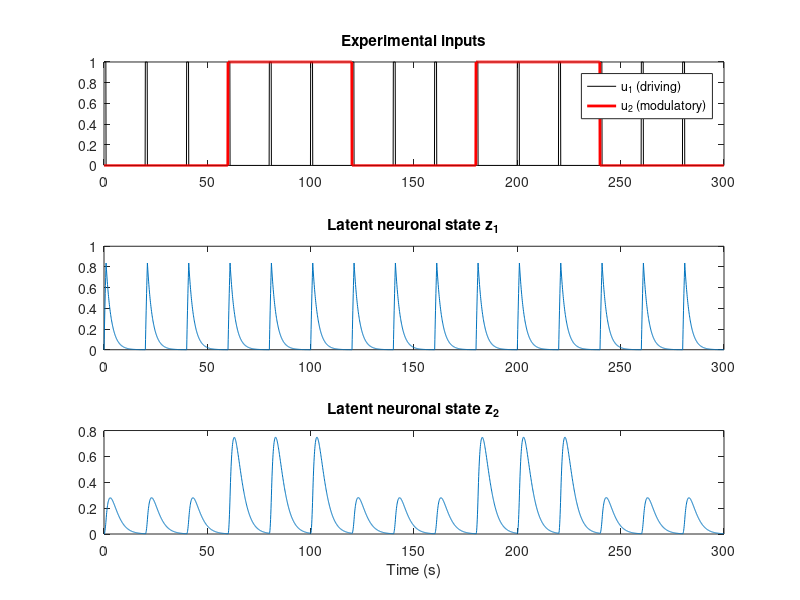
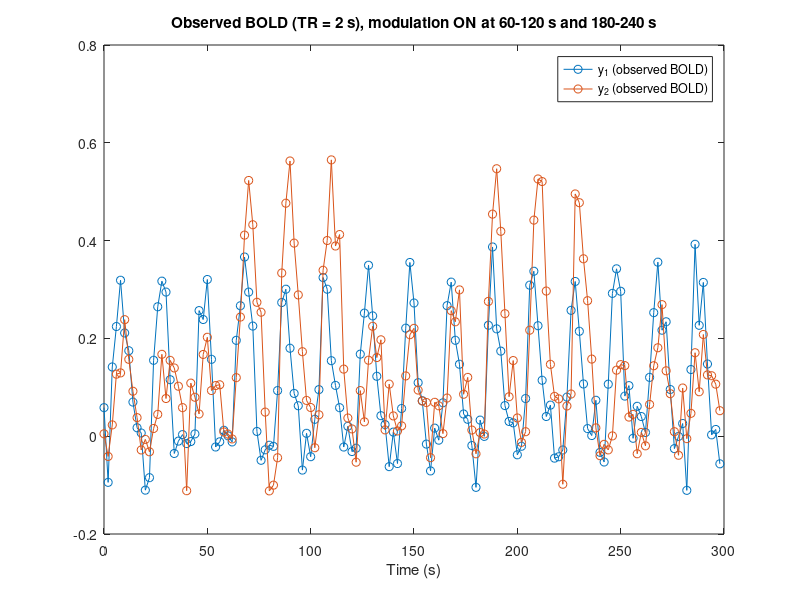

Write MATLAB code to recreate these figures, in order. (Note: this script raises an error after producing the figures.)
%% Chapter 35 Lab: Dynamic Causal Models (MATLAB)
% This lab accompanies Chapter 35, "Dynamic Causal Models". You will build
% the core logic of a DCM by hand: simulate a two-region bilinear neuronal
% system in which a modulatory input strengthens the z1 -> z2 connection,
% pass the latent neuronal states through a hemodynamic observation model,
% and compare a "modulation" model against a "no-modulation" model using
% BIC as a simple stand-in for log model evidence.
%
% Requirements: base MATLAB plus the Statistics and Machine Learning
% Toolbox (for gampdf). No SPM or DCM toolbox is needed — everything is
% simulated. Real DCM analyses use SPM (spm_dcm_*), which performs full
% Bayesian inversion of the neuronal + Balloon hemodynamic model.
%
% Runtime: under a minute. All data are simulated.

%% 1. A two-region bilinear neuronal model
% The bilinear DCM neuronal equation is
%
%   dz/dt = (A + sum_j u_j * B{j}) * z + C * u
%
% A  = intrinsic coupling among regions (here z1 -> z2 with weight 0.3,
%      plus self-decay terms on the diagonal)
% B2 = change in coupling induced by input u2 (u2 gates z1 -> z2)
% C  = direct driving influence of input u1 (drives region 1 only)
%
% Input u1 delivers brief driving pulses (like stimuli); input u2 is a
% sustained block "context" (like attention) that modulates the connection.

dt = 0.1;                 % integration step (s)
T  = 300;                 % total simulation time (s)
t  = (0:dt:T-dt)';        % time grid
n  = numel(t);

u1 = double(mod(t, 20) < 1);             % 1-s driving pulse every 20 s
u2 = double(mod(floor(t/60), 2) == 1);   % alternating 60-s modulatory blocks

A  = [-0.4  0; 0.3 -0.4];  % intrinsic coupling (z1 -> z2 = 0.3)
B2 = [0 0; 0.5 0];         % u2 adds 0.5 to the z1 -> z2 path
C  = [1; 0];               % u1 drives region 1 only

%% 2. Simulate the latent neuronal dynamics (Euler integration)
% We step the differential equation forward in time. During modulation-ON
% blocks the effective z1 -> z2 coupling is 0.3 + 0.5 = 0.8, so region 2
% responds much more strongly to the same driving pulses.

z = zeros(n, 2);
for i = 1:n-1
    dz = (A + u2(i) * B2) * z(i, :)' + C * u1(i);
    z(i+1, :) = z(i, :) + dt * dz';
end

figure;
subplot(3, 1, 1); plot(t, u1, 'k'); hold on; plot(t, u2, 'r', 'LineWidth', 2);
legend('u_1 (driving)', 'u_2 (modulatory)'); title('Experimental inputs');
subplot(3, 1, 2); plot(t, z(:, 1)); title('Latent neuronal state z_1');
subplot(3, 1, 3); plot(t, z(:, 2)); title('Latent neuronal state z_2');
xlabel('Time (s)');

%% 3. Hemodynamic observation model: from z to BOLD
% Real DCM uses an extended Balloon model (vasodilatory signal, inflow,
% volume, deoxyhemoglobin) with region-specific parameters. As a simple
% stand-in we convolve the neuronal states with a canonical double-gamma
% HRF, sample every TR = 2 s, and add measurement noise.

hrf_t = (0:dt:30)';                                  % 30-s HRF support
hrf   = gampdf(hrf_t, 6, 1) - gampdf(hrf_t, 16, 1) / 6;

step  = round(2 / dt);                               % samples per TR
TR_t  = t(1:step:end);                               % acquisition times

y1_clean = conv(z(:, 1), hrf) * dt;  y1_clean = y1_clean(1:step:n);
y2_clean = conv(z(:, 2), hrf) * dt;  y2_clean = y2_clean(1:step:n);

rng(35);
noise_sd = 0.05;
y1 = y1_clean + noise_sd * randn(size(y1_clean));
y2 = y2_clean + noise_sd * randn(size(y2_clean));

figure;
plot(TR_t, y1, 'o-', TR_t, y2, 'o-');
legend('y_1 (observed BOLD)', 'y_2 (observed BOLD)');
xlabel('Time (s)'); title('Observed BOLD (TR = 2 s), modulation ON at 60-120 s and 180-240 s');

%% 4. Invert two candidate models
% We now play the analyst: given the noisy y2, which generative model
% explains it best?
%   Model 1 ("modulation"):     a21 and b21 free       (k = 2 parameters)
%   Model 0 ("no modulation"):  a21 free, b21 fixed 0  (k = 1 parameter)
% Because z1 does not depend on a21 or b21 (no z2 -> z1 connection), we can
% hold the simulated z1 fixed and refit only region 2's dynamics — a cheap
% least-squares stand-in for DCM's Bayesian (EM) inversion.

z1_true = z(:, 1);
a22 = -0.4;   % self-decay, treated as known here

obj_mod   = @(th) dcm_rss(th(1), th(2), z1_true, u2, y2, hrf, dt, step, a22, n);
obj_nomod = @(th) dcm_rss(th(1), 0,     z1_true, u2, y2, hrf, dt, step, a22, n);

theta1 = fminsearch(obj_mod,   [0.2 0.2]);   rss1 = obj_mod(theta1);    k1 = 2;
theta0 = fminsearch(obj_nomod, 0.2);         rss0 = obj_nomod(theta0);  k0 = 1;

fprintf('Modulation model:    a21 = %.3f, b21 = %.3f (truth: 0.30, 0.50), RSS = %.3f\n', ...
    theta1(1), theta1(2), rss1);
fprintf('No-modulation model: a21 = %.3f                                 RSS = %.3f\n', ...
    theta0(1), rss0);

%% 5. Compare models with BIC (a simple evidence proxy)
% BIC = n*log(RSS/n) + k*log(n) penalizes fit by complexity. The difference
% in BIC approximates twice the log Bayes factor; a large positive
% dBIC (no-mod minus mod) is strong evidence for the modulation model.
% (Real DCM uses a free-energy approximation to the log evidence instead.)

n_obs = numel(y2);
bic1  = n_obs * log(rss1 / n_obs) + k1 * log(n_obs);
bic0  = n_obs * log(rss0 / n_obs) + k0 * log(n_obs);

fprintf('BIC (modulation)    = %.1f\n', bic1);
fprintf('BIC (no modulation) = %.1f\n', bic0);
fprintf('dBIC = %.1f -> approximate Bayes factor exp(dBIC/2) = %.2g in favor of modulation\n', ...
    bic0 - bic1, exp((bic0 - bic1) / 2));

% Visualize why: the no-modulation model cannot produce different response
% amplitudes in ON vs OFF blocks.
pred1 = dcm_predict(theta1(1), theta1(2), z1_true, u2, hrf, dt, step, a22, n);
pred0 = dcm_predict(theta0(1), 0,         z1_true, u2, hrf, dt, step, a22, n);

figure;
plot(TR_t, y2, 'k.', TR_t, pred1, '-', TR_t, pred0, '-');
legend('observed y_2', 'modulation model fit', 'no-modulation model fit');
xlabel('Time (s)'); title('Model fits to region-2 BOLD');

%% 6. Control analysis: data generated WITHOUT modulation
% Model comparison should also protect us from over-claiming. Regenerate
% the data with b21 = 0 (no true modulation) and repeat: now the extra
% parameter buys almost no fit, and the BIC penalty makes the simpler
% model win.

z2_null = simulate_z2(0.3, 0, z1_true, u2, dt, a22, n);
y2_null_clean = conv(z2_null, hrf) * dt;
y2_null = y2_null_clean(1:step:n) + noise_sd * randn(n_obs, 1);

obj_mod_n   = @(th) dcm_rss(th(1), th(2), z1_true, u2, y2_null, hrf, dt, step, a22, n);
obj_nomod_n = @(th) dcm_rss(th(1), 0,     z1_true, u2, y2_null, hrf, dt, step, a22, n);

th1n = fminsearch(obj_mod_n,   [0.2 0.2]);  rss1n = obj_mod_n(th1n);
th0n = fminsearch(obj_nomod_n, 0.2);        rss0n = obj_nomod_n(th0n);

bic1n = n_obs * log(rss1n / n_obs) + 2 * log(n_obs);
bic0n = n_obs * log(rss0n / n_obs) + 1 * log(n_obs);
fprintf('Null-truth data: dBIC (no-mod - mod) = %.1f (negative -> simpler model wins)\n', ...
    bic0n - bic1n);

%% 7. Where to go from here
% What real DCM adds beyond this toy version:
%  - A biophysical Balloon hemodynamic model per region, with parameters
%    estimated under shrinkage priors (not a fixed canonical HRF)
%  - Full Bayesian inversion (EM), yielding posterior distributions over
%    all coupling parameters, not just point estimates
%  - Model evidence via a free-energy approximation, and group inference
%    via Parametric Empirical Bayes (PEB)
% Caveats to carry with you: inferences are only as good as the specified
% model; omitting regions that influence the modeled ones can produce
% false conclusions about direction and strength of connections; and
% classical DCM is limited to small networks. Use DCM to identify systems
% and pathways rather than to make strong causal claims.
%
% In SPM, see spm_dcm_specify / spm_dcm_estimate / spm_dcm_peb to run the
% real thing on your own data.

%% Local functions

function z2 = simulate_z2(a21, b21, z1, u2, dt, a22, n)
% Simulate region 2's neuronal state given candidate coupling parameters.
% z1 is held fixed because no z2 -> z1 connection exists in this model.
z2 = zeros(n, 1);
drive = (a21 + b21 * u2) .* z1;
for i = 1:n-1
    z2(i+1) = z2(i) + dt * (drive(i) + a22 * z2(i));
end
end

function pred = dcm_predict(a21, b21, z1, u2, hrf, dt, step, a22, n)
% Predicted BOLD for region 2: simulate neuronal state, convolve with HRF,
% and sample at the TR.
z2 = simulate_z2(a21, b21, z1, u2, dt, a22, n);
pred = conv(z2, hrf) * dt;
pred = pred(1:step:n);
end

function r = dcm_rss(a21, b21, z1, u2, y2obs, hrf, dt, step, a22, n)
% Residual sum of squares of the candidate model's predicted BOLD.
pred = dcm_predict(a21, b21, z1, u2, hrf, dt, step, a22, n);
r = sum((y2obs - pred).^2);
end
